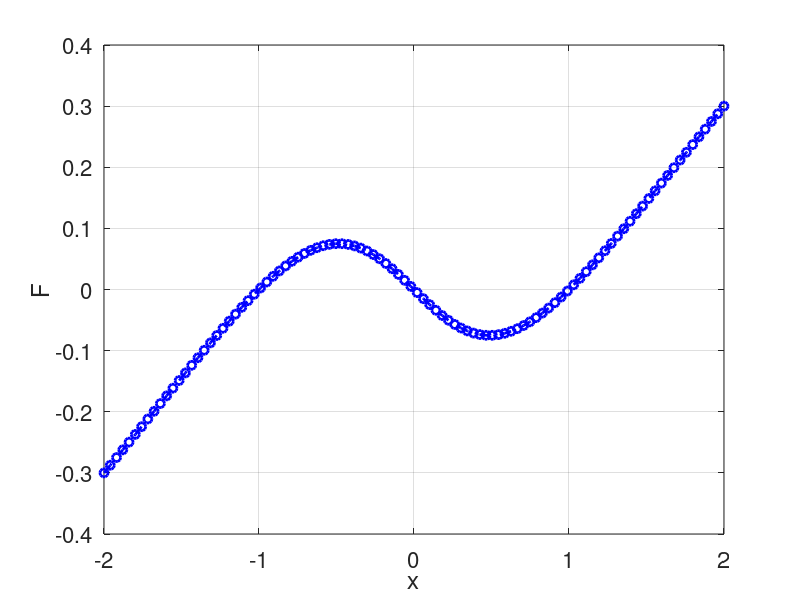

Reproduce this figure in MATLAB.
%vvt=45;  % inital angle in undeformed config. 45-45-90 triangle with side
% edges 1, 1 & sqrt(2)
E=1;
v=1;
LL=sqrt(2);
D=1;
x=linspace(-2,2);
l=sqrt(D^2+x.^2);
green=(E*v.*x./l.^2).*((l.^2-LL^2)./(2*LL^2));
fEA=green./(E*(v/LL));
plot(x,green,'b--o', 'LineWidth',2)
xlabel('x')
ylabel('F')

hold on

%logstrain=(E*v.*x./l.^2).*log(l/LL);
%fEAlog=logstrain./(E*(v/LL));
%plot(x/LL,fEAlog,'r','LineWidth',2)
 
%  xlim([-4 4])
%  ylim([-.4 0.4])
%  xlabel('x/L','FontWeight','bold');
%  ylabel('F/EA','FontWeight','bold');
%  legend('Green','Logrithmic')
  set(gca,'fontsize',16)
 % set(gca,'XTick',[-20 -18 -16 -14 -12 -10 -8 -6 -4 -2 0 2 4 6 8 10 12 14 16 18 20])
%  set(gca,'YTick',[-0.4 -0.3 -0.2 -0.1 0 0.1 0.2 0.3 0.4])
  set(gcf,'color','w');
 grid on